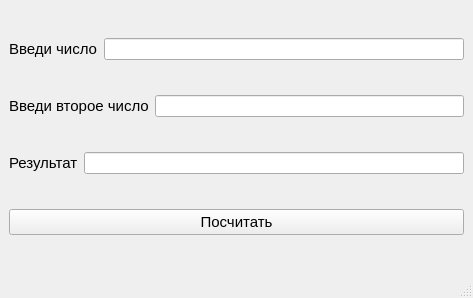
<?xml version="1.0" encoding="UTF-8"?>
<ui version="4.0">
 <class>plusplus</class>
 <widget class="QMainWindow" name="plusplus">
  <property name="geometry">
   <rect>
    <x>0</x>
    <y>0</y>
    <width>473</width>
    <height>298</height>
   </rect>
  </property>
  <property name="windowTitle">
   <string>plusplus</string>
  </property>
  <widget class="QWidget" name="centralwidget">
   <layout class="QVBoxLayout" name="verticalLayout">
    <item>
     <layout class="QHBoxLayout" name="horizontalLayout">
      <item>
       <widget class="QLabel" name="label">
        <property name="font">
         <font>
          <pointsize>11</pointsize>
         </font>
        </property>
        <property name="text">
         <string>Введи число</string>
        </property>
       </widget>
      </item>
      <item>
       <widget class="QLineEdit" name="lineEdit"/>
      </item>
     </layout>
    </item>
    <item>
     <layout class="QHBoxLayout" name="horizontalLayout_2">
      <item>
       <widget class="QLabel" name="label_2">
        <property name="font">
         <font>
          <pointsize>11</pointsize>
         </font>
        </property>
        <property name="text">
         <string>Введи второе число</string>
        </property>
       </widget>
      </item>
      <item>
       <widget class="QLineEdit" name="lineEdit_2"/>
      </item>
     </layout>
    </item>
    <item>
     <layout class="QHBoxLayout" name="horizontalLayout_3">
      <item>
       <widget class="QLabel" name="label_3">
        <property name="font">
         <font>
          <pointsize>11</pointsize>
         </font>
        </property>
        <property name="text">
         <string>Результат</string>
        </property>
       </widget>
      </item>
      <item>
       <widget class="QLineEdit" name="lineEdit_3"/>
      </item>
     </layout>
    </item>
    <item>
     <widget class="QPushButton" name="pushButton">
      <property name="font">
       <font>
        <pointsize>11</pointsize>
       </font>
      </property>
      <property name="text">
       <string>Посчитать</string>
      </property>
     </widget>
    </item>
   </layout>
  </widget>
  <widget class="QMenuBar" name="menubar">
   <property name="geometry">
    <rect>
     <x>0</x>
     <y>0</y>
     <width>473</width>
     <height>20</height>
    </rect>
   </property>
  </widget>
  <widget class="QStatusBar" name="statusbar"/>
 </widget>
 <resources/>
 <connections/>
</ui>
